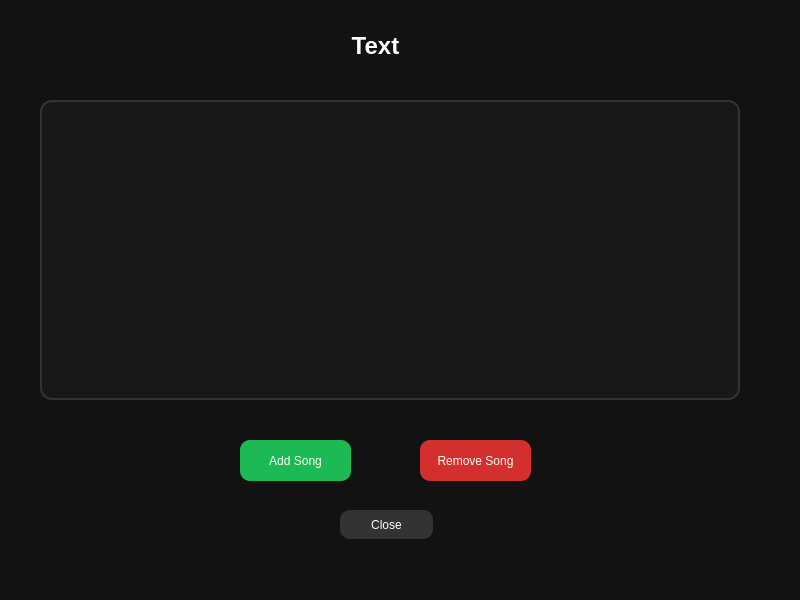
<?xml version="1.0" encoding="UTF-8"?>
<ui version="4.0">
 <class>AlbumDetailsDialog</class>
 <widget class="QDialog" name="AlbumDetailsDialog">
  <property name="geometry">
   <rect>
    <x>0</x>
    <y>0</y>
    <width>800</width>
    <height>600</height>
   </rect>
  </property>
  <property name="windowTitle">
   <string>Dialog</string>
  </property>
  <property name="styleSheet">
   <string notr="true">QDialog
{
background:#121212;
}</string>
  </property>
  <widget class="QLabel" name="albumNameLabel">
   <property name="geometry">
    <rect>
     <x>270</x>
     <y>30</y>
     <width>211</width>
     <height>31</height>
    </rect>
   </property>
   <property name="font">
    <font>
     <pointsize>18</pointsize>
     <bold>true</bold>
    </font>
   </property>
   <property name="styleSheet">
    <string notr="true">QLabel
{
color:white;
background:transparent;
}</string>
   </property>
   <property name="text">
    <string>Text</string>
   </property>
   <property name="alignment">
    <set>Qt::AlignmentFlag::AlignCenter</set>
   </property>
  </widget>
  <widget class="QListWidget" name="songsList">
   <property name="geometry">
    <rect>
     <x>40</x>
     <y>100</y>
     <width>700</width>
     <height>300</height>
    </rect>
   </property>
   <property name="styleSheet">
    <string notr="true">QListWidget
{
background-color:#181818;
color:white;

border:2px solid #333333;

border-radius:12px;
font-size:14px;
}
QListWidget::item
{
padding:10px;
}
QListWidget::item:selected
{
background:#1DB954;
color:white;
}
</string>
   </property>
   <property name="alternatingRowColors">
    <bool>true</bool>
   </property>
  </widget>
  <widget class="QPushButton" name="addSongButton">
   <property name="geometry">
    <rect>
     <x>240</x>
     <y>440</y>
     <width>111</width>
     <height>41</height>
    </rect>
   </property>
   <property name="styleSheet">
    <string notr="true">QPushButton
{
background:#1DB954;
color:white;
border-radius:10px;
padding:8px;
}
QPushButton:hover
{
background:#22d163;
}</string>
   </property>
   <property name="text">
    <string>Add Song</string>
   </property>
  </widget>
  <widget class="QPushButton" name="removeSongButton">
   <property name="geometry">
    <rect>
     <x>420</x>
     <y>440</y>
     <width>111</width>
     <height>41</height>
    </rect>
   </property>
   <property name="styleSheet">
    <string notr="true">QPushButton
{
background-color:#D32F2F;
color:white;

border-radius:10px;
padding:8px;
}
QPushButton:hover
{
background:#F44336;
}</string>
   </property>
   <property name="text">
    <string>Remove Song</string>
   </property>
  </widget>
  <widget class="QPushButton" name="closeButton">
   <property name="geometry">
    <rect>
     <x>340</x>
     <y>510</y>
     <width>93</width>
     <height>29</height>
    </rect>
   </property>
   <property name="styleSheet">
    <string notr="true">QPushButton
{
background:#333333;
color:white;
border-radius:10px;
padding:8px;
}
QPushButton:hover
{
background:#444444;
}</string>
   </property>
   <property name="text">
    <string>Close</string>
   </property>
  </widget>
 </widget>
 <resources/>
 <connections/>
</ui>
